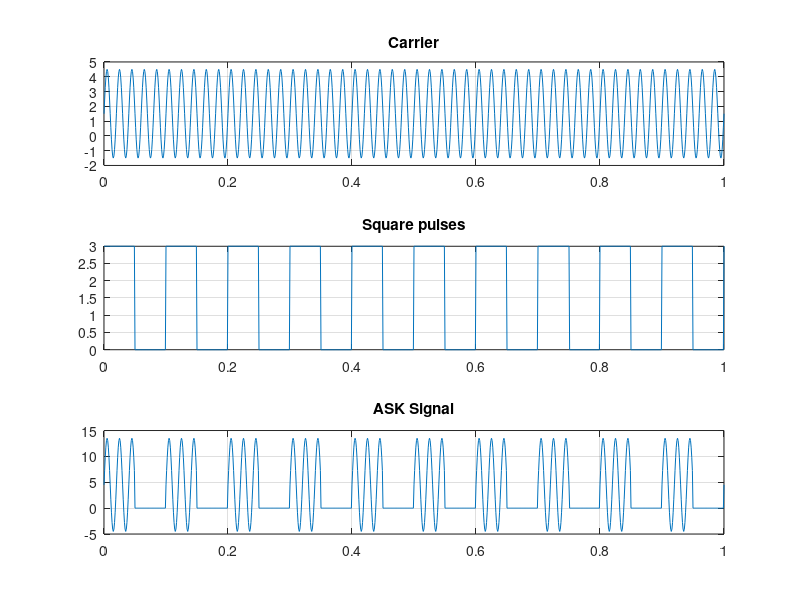

Here is the MATLAB script that generated this plot:
clc
F1=50;
F2=10;
A=3;
t=0:0.001:1;
x=A.*sin(2*pi*F1*t)+(A/2);
u=A/2.*square(2*pi*F2*t)+(A/2);
v=x.*u;

subplot(311);
plot(t,x);
title('Carrier');
grid on;

subplot(312);
plot(t,u);
title('Square pulses');
grid on;

subplot(313);
plot(t,v)
title('ASK Signal')
grid on;